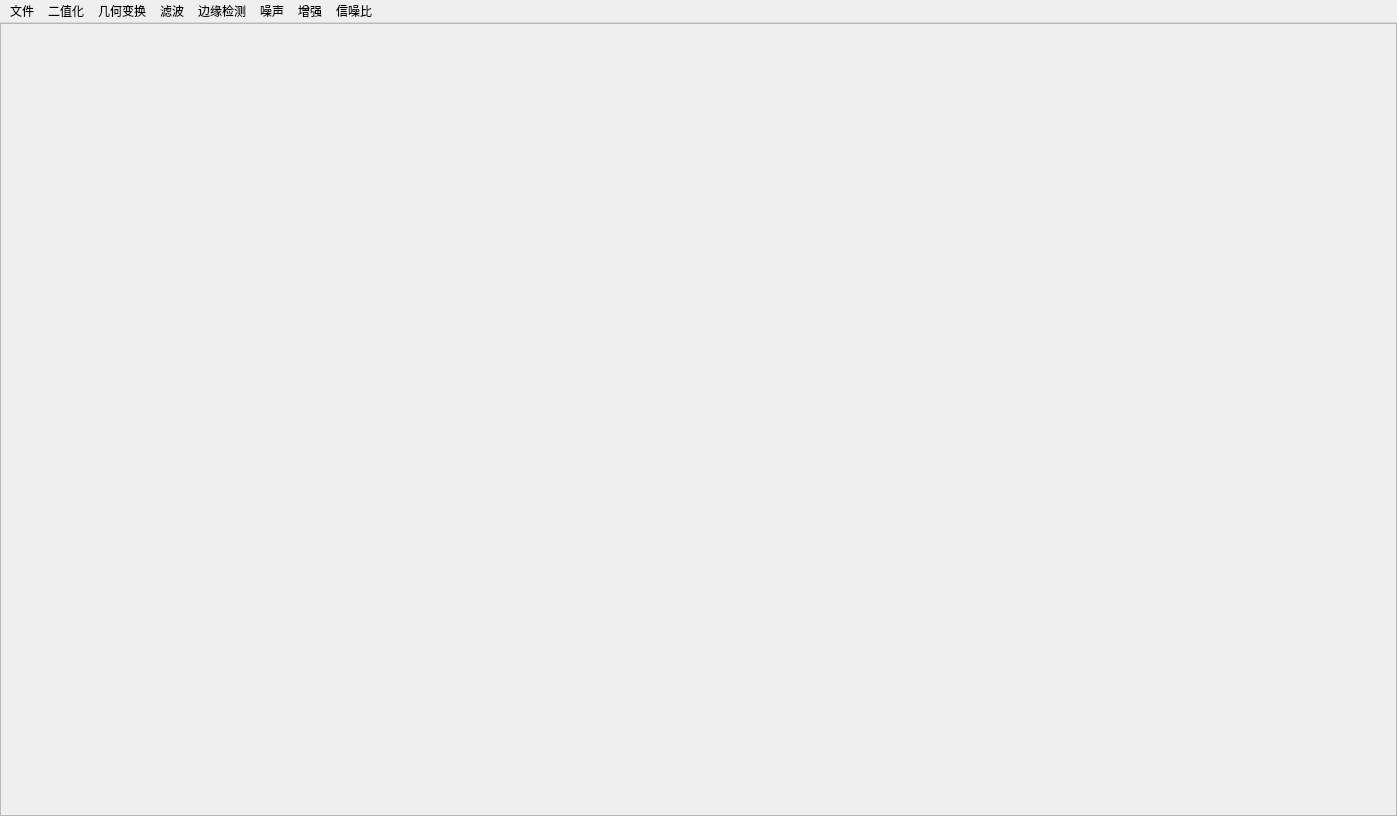
<?xml version="1.0" encoding="UTF-8"?>
<ui version="4.0">
 <class>Qt_OpenCVClass</class>
 <widget class="QMainWindow" name="Qt_OpenCVClass">
  <property name="windowModality">
   <enum>Qt::NonModal</enum>
  </property>
  <property name="geometry">
   <rect>
    <x>0</x>
    <y>0</y>
    <width>1397</width>
    <height>816</height>
   </rect>
  </property>
  <property name="sizePolicy">
   <sizepolicy hsizetype="Preferred" vsizetype="Preferred">
    <horstretch>0</horstretch>
    <verstretch>0</verstretch>
   </sizepolicy>
  </property>
  <property name="windowTitle">
   <string>Qt_OpenCV</string>
  </property>
  <widget class="QWidget" name="centralWidget">
   <property name="sizePolicy">
    <sizepolicy hsizetype="Expanding" vsizetype="Expanding">
     <horstretch>1</horstretch>
     <verstretch>1</verstretch>
    </sizepolicy>
   </property>
   <property name="font">
    <font>
     <pointsize>1</pointsize>
    </font>
   </property>
   <property name="toolTipDuration">
    <number>0</number>
   </property>
   <layout class="QVBoxLayout" name="verticalLayout">
    <property name="spacing">
     <number>0</number>
    </property>
    <property name="leftMargin">
     <number>0</number>
    </property>
    <property name="topMargin">
     <number>0</number>
    </property>
    <property name="rightMargin">
     <number>0</number>
    </property>
    <property name="bottomMargin">
     <number>0</number>
    </property>
    <item>
     <widget class="QScrollArea" name="scrollArea">
      <property name="sizePolicy">
       <sizepolicy hsizetype="Expanding" vsizetype="Expanding">
        <horstretch>1</horstretch>
        <verstretch>1</verstretch>
       </sizepolicy>
      </property>
      <property name="widgetResizable">
       <bool>true</bool>
      </property>
      <widget class="QWidget" name="scrollAreaWidgetContents">
       <property name="geometry">
        <rect>
         <x>0</x>
         <y>0</y>
         <width>1395</width>
         <height>791</height>
        </rect>
       </property>
       <property name="sizePolicy">
        <sizepolicy hsizetype="Preferred" vsizetype="Preferred">
         <horstretch>0</horstretch>
         <verstretch>0</verstretch>
        </sizepolicy>
       </property>
       <property name="toolTipDuration">
        <number>0</number>
       </property>
       <widget class="QLabel" name="label">
        <property name="geometry">
         <rect>
          <x>20</x>
          <y>20</y>
          <width>1141</width>
          <height>761</height>
         </rect>
        </property>
        <property name="sizePolicy">
         <sizepolicy hsizetype="Expanding" vsizetype="Expanding">
          <horstretch>1</horstretch>
          <verstretch>1</verstretch>
         </sizepolicy>
        </property>
        <property name="lineWidth">
         <number>0</number>
        </property>
        <property name="text">
         <string/>
        </property>
       </widget>
      </widget>
     </widget>
    </item>
   </layout>
  </widget>
  <widget class="QMenuBar" name="menuBar">
   <property name="geometry">
    <rect>
     <x>0</x>
     <y>0</y>
     <width>1397</width>
     <height>23</height>
    </rect>
   </property>
   <widget class="QMenu" name="menu_file">
    <property name="cursor">
     <cursorShape>ArrowCursor</cursorShape>
    </property>
    <property name="title">
     <string>文件</string>
    </property>
    <addaction name="open"/>
    <addaction name="save"/>
   </widget>
   <widget class="QMenu" name="menu_bin">
    <property name="title">
     <string>二值化</string>
    </property>
    <addaction name="otsu"/>
    <addaction name="threshold"/>
   </widget>
   <widget class="QMenu" name="menu_trans">
    <property name="title">
     <string>几何变换</string>
    </property>
    <addaction name="move"/>
    <addaction name="zoom"/>
    <addaction name="rotate"/>
   </widget>
   <widget class="QMenu" name="menul_fiter">
    <property name="title">
     <string>滤波</string>
    </property>
    <addaction name="actionl_min3X3"/>
    <addaction name="action_min5X5"/>
    <addaction name="action_mid3X3"/>
    <addaction name="action_mid5X5"/>
    <addaction name="action_gauss3X3"/>
    <addaction name="action_gauss5X5"/>
    <addaction name="actionNAFSM"/>
   </widget>
   <widget class="QMenu" name="menu_noise">
    <property name="title">
     <string>噪声</string>
    </property>
    <addaction name="actionl_noise_salt_papper"/>
    <addaction name="actionl_noise"/>
    <addaction name="actionl_noise_guauss"/>
   </widget>
   <widget class="QMenu" name="menu">
    <property name="title">
     <string>增强</string>
    </property>
    <addaction name="actionl_5"/>
   </widget>
   <widget class="QMenu" name="menu_2">
    <property name="title">
     <string>信噪比</string>
    </property>
    <addaction name="actionSNR"/>
    <addaction name="actionPSNR"/>
   </widget>
   <widget class="QMenu" name="menu_3">
    <property name="title">
     <string>边缘检测</string>
    </property>
    <addaction name="actionPrewitt_V"/>
    <addaction name="actionSoblel_L"/>
    <addaction name="actionRoberts_LU_RB"/>
    <addaction name="actionLOG"/>
    <addaction name="actionLOG_8"/>
    <addaction name="actionCanny"/>
   </widget>
   <addaction name="menu_file"/>
   <addaction name="menu_bin"/>
   <addaction name="menu_trans"/>
   <addaction name="menul_fiter"/>
   <addaction name="menu_3"/>
   <addaction name="menu_noise"/>
   <addaction name="menu"/>
   <addaction name="menu_2"/>
  </widget>
  <action name="open">
   <property name="text">
    <string>打开</string>
   </property>
  </action>
  <action name="save">
   <property name="text">
    <string>保存</string>
   </property>
  </action>
  <action name="ostu">
   <property name="text">
    <string>d</string>
   </property>
  </action>
  <action name="actione">
   <property name="text">
    <string>e</string>
   </property>
  </action>
  <action name="otsu">
   <property name="text">
    <string>大津算法</string>
   </property>
  </action>
  <action name="threshold">
   <property name="text">
    <string>门阈值</string>
   </property>
  </action>
  <action name="move">
   <property name="text">
    <string>平移</string>
   </property>
  </action>
  <action name="zoom">
   <property name="text">
    <string>缩放</string>
   </property>
  </action>
  <action name="rotate">
   <property name="text">
    <string>旋转</string>
   </property>
  </action>
  <action name="actionl_noise_salt_papper">
   <property name="text">
    <string>椒盐噪声</string>
   </property>
  </action>
  <action name="actionl_noise">
   <property name="text">
    <string>白噪声</string>
   </property>
  </action>
  <action name="actionl_noise_guauss">
   <property name="text">
    <string>高斯噪声</string>
   </property>
  </action>
  <action name="actionl_min3X3">
   <property name="text">
    <string>均值滤波3X3</string>
   </property>
  </action>
  <action name="action_min5X5">
   <property name="text">
    <string>均值滤波5X5</string>
   </property>
  </action>
  <action name="action_mid3X3">
   <property name="text">
    <string>中值滤波3X3</string>
   </property>
  </action>
  <action name="action_mid5X5">
   <property name="text">
    <string>中值滤波5X5</string>
   </property>
  </action>
  <action name="action_gauss3X3">
   <property name="text">
    <string>高斯滤波3X3</string>
   </property>
  </action>
  <action name="action_gauss5X5">
   <property name="text">
    <string>高斯滤波5X5</string>
   </property>
  </action>
  <action name="actionl_5">
   <property name="text">
    <string>直方图均衡</string>
   </property>
  </action>
  <action name="actionSNR">
   <property name="text">
    <string>SNR</string>
   </property>
  </action>
  <action name="actionPSNR">
   <property name="text">
    <string>PSNR</string>
   </property>
  </action>
  <action name="actionNAFSM">
   <property name="text">
    <string>NAFSM</string>
   </property>
  </action>
  <action name="actionPrewitt_V">
   <property name="text">
    <string>Prewitt</string>
   </property>
  </action>
  <action name="actionPrewitt_L">
   <property name="text">
    <string>Prewitt_L</string>
   </property>
  </action>
  <action name="actionRoberts_LU_RB">
   <property name="text">
    <string>Robert</string>
   </property>
  </action>
  <action name="actionRoberts_LB_RU">
   <property name="text">
    <string>Roberts_LB_RU</string>
   </property>
  </action>
  <action name="actionSoblel_V">
   <property name="text">
    <string>Sobel_V</string>
   </property>
  </action>
  <action name="actionSoblel_L">
   <property name="text">
    <string>Sobel</string>
   </property>
  </action>
  <action name="actionLOG">
   <property name="text">
    <string>LOG(4)</string>
   </property>
  </action>
  <action name="actionLOG_8">
   <property name="text">
    <string>LOG(8)</string>
   </property>
  </action>
  <action name="actionCanny">
   <property name="text">
    <string>Canny</string>
   </property>
  </action>
 </widget>
 <layoutdefault spacing="0" margin="0"/>
 <resources>
  <include location="Qt_OpenCV.qrc"/>
 </resources>
 <connections>
  <connection>
   <sender>menuBar</sender>
   <signal>triggered(QAction*)</signal>
   <receiver>Qt_OpenCVClass</receiver>
   <slot>Menu_Action(QAction*)</slot>
   <hints>
    <hint type="sourcelabel">
     <x>20</x>
     <y>9</y>
    </hint>
    <hint type="destinationlabel">
     <x>1210</x>
     <y>96</y>
    </hint>
   </hints>
  </connection>
 </connections>
 <slots>
  <slot>Menu_Action(QAction*)</slot>
 </slots>
</ui>
